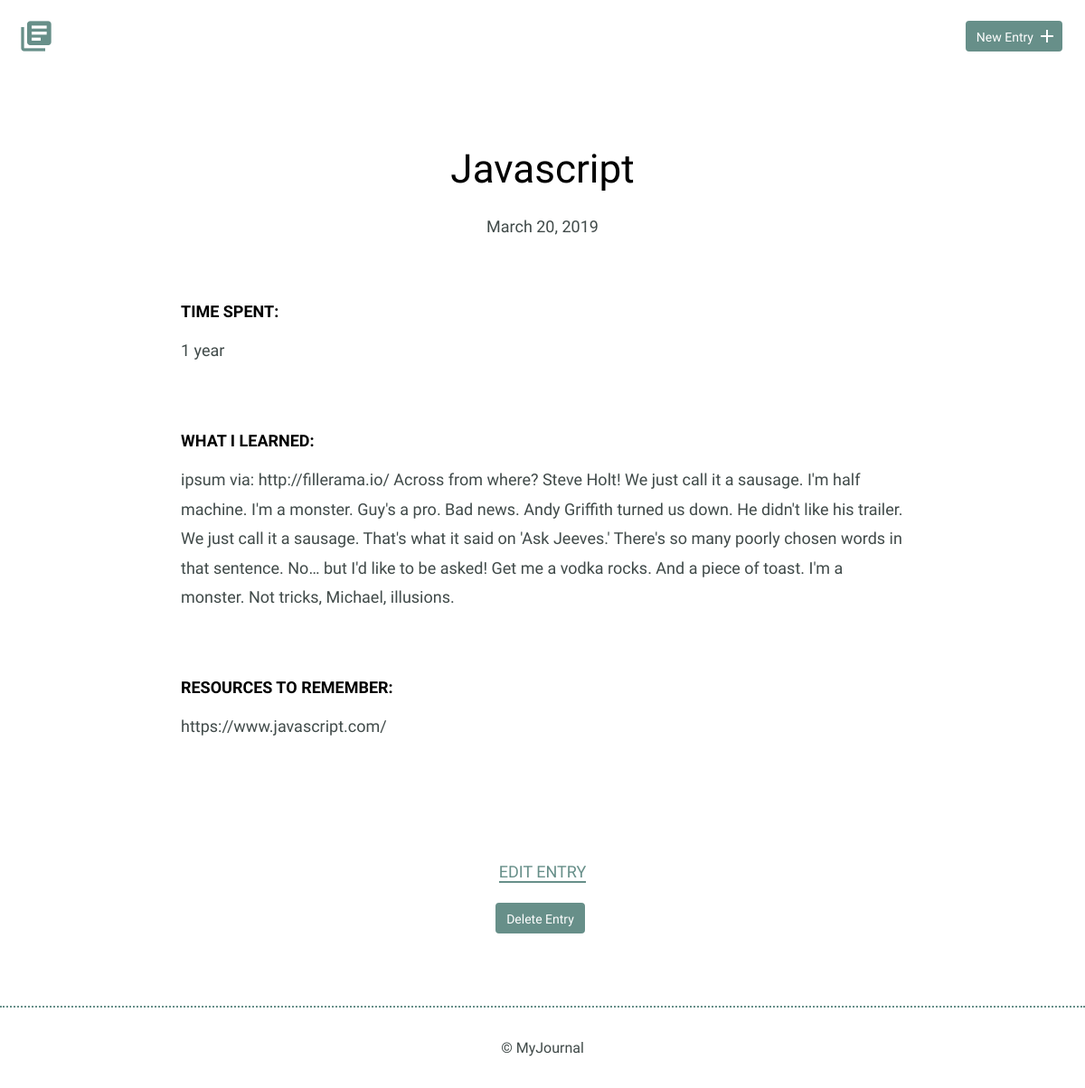
Screenshot of /detail.php?id=18 with the database file from the repository.
### tables this page shows
CREATE TABLE "entries" (
	`id`	INTEGER,
	`title`	TEXT,
	`date`	TEXT,
	`time_spent`	INTEGER,
	`learned`	BLOB,
	`resources`	BLOB,
	PRIMARY KEY(`id`)
);

### inc/functions.php (called while the page is built, shortened)
<?php
function get_journal_entry($entry_id){
  include 'connection.php';
  $sql = 'SELECT * FROM entries WHERE id = ?';
  try {
    $results = $db->prepare($sql);
    $results->bindValue(1, $entry_id, PDO::PARAM_INT);
    $results->execute();
  } catch (Exception $e) {
    echo $e->getMessage();
    return false;
  }
  return $results->fetch();
}

### detail.php (the view, shortened to what this page needs)
<?php
require_once "inc/functions.php";
if (isset($_GET['id'])) {
  list($entry_id, $title, $date, $time_spent, $learned, $resources) = get_journal_entry(filter_input(INPUT_GET, 'id', FILTER_SANITIZE_NUMBER_INT));
}
include "inc/header.php";
?>
  <div class="entry-list single">
    <article>
      <h1><?php echo $title ?></h1>
      <br>
      <time datetime="<?php echo $date ?>"><?php echo strftime("%B %d, %Y", strtotime($date)); ?></time>
      <div class="entry">
        <h3>Time Spent: </h3>
        <p><?php echo $time_spent ?></p>
      </div>
      <div class="entry">
        <h3>What I Learned:</h3>
        <p><?php echo $learned ?></p>
      </div>
      <div class="entry">
        <h3>Resources to Remember:</h3>
        <p><?php echo $resources ?></p>
      </div>
    </article>
  </div>
  <div class="edit">
    <p><a href="edit.php?id=<?php echo $entry_id?>">Edit Entry</a></p>
    <form method='post' onsubmit=\"return confirm('Are you sure?');\">
      <input type='submit' class='button button-danger' value='Delete Entry' />
    </form>
  </div>
<?php include "inc/footer.php" ?>

### css/site.css (style rules this page uses)
body { font-size: 16px; color: #404a49; font-family: 'Cousine', serif; font-weight: 400; }
.button { padding: 8px 10px 6px 10px; background: #678f89; border: 2px solid #678f89; border-radius: 4px; text-decoration: none; color: #FFF; position: relative; text-align: center; font-size: 14px; }
h1, h2, h3 { margin: 0; font-weight: 400; line-height: 1em; color: #000; }
h1 { font-size: 44px; margin-bottom: 12px; }
h3 { font-size: 18px; font-family: 'Work Sans', serif; font-weight: 600; text-transform: uppercase; }
p { line-height: 1.8em; font-size: 18px; }
p a { border-bottom: 2px solid #678f89; padding: 0; color: #678f89; text-decoration: none; }
.entry-list, .edit-entry, .new-entry { max-width: 800px; margin: 0 auto; padding: 70px 0 150px 0; }
.entry-list article { margin-bottom: 70px; text-align: center; }
.entry-list article:last-child { margin-bottom: 0; }
.entry-list.single { padding-bottom: 70px; }
.entry-list.single time { font-size: 18px; }
.entry { max-width: 800px; margin: 75px auto 0 auto; text-align: left; }
.entry p { margin-bottom: 40px; }
.edit { padding-bottom: 80px; text-align: center; margin: 0 auto; }
.edit a { font-weight: 400; text-transform: uppercase; font-size: 18px; }
input[type=submit] { margin-right: 5px; }

### rows the page displays
entries: title "Javascript", date "March 20, 2019", time_spent "1 year", learned "ipsum via: http://fillerama.io/ Across from where? Steve Holt! We just call it a sausage. I'm half machine. I'm a monster. Guy's a pro. Bad news. Andy Griffith turned us down. He didn't like his trailer. We just call it a sausage. That's what it said on 'Ask Jeeves.' There's so many poorly chosen words in that sentence. No… but I'd like to be asked! Get me a vodka rocks. And a piece of toast. I'm a monster. Not tricks, Michael, illusions.", resources "https://www.javascript.com/"
